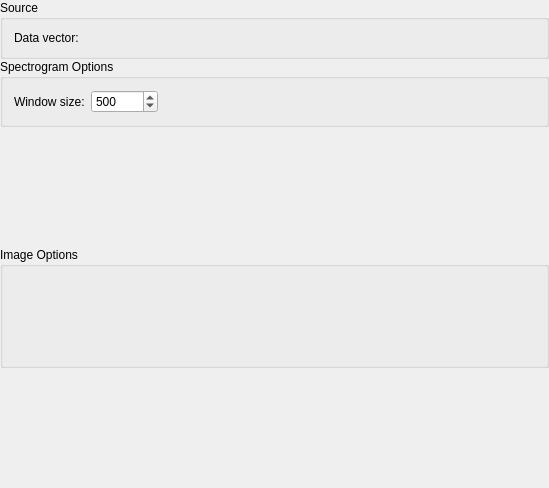
<?xml version="1.0" encoding="UTF-8"?>
<ui version="4.0">
 <exportmacro>KST_EXPORT</exportmacro>
 <class>CSDDialogWidget</class>
 <widget class="QWidget" name="CSDDialogWidget">
  <property name="geometry">
   <rect>
    <x>0</x>
    <y>0</y>
    <width>549</width>
    <height>488</height>
   </rect>
  </property>
  <layout class="QGridLayout">
   <property name="margin">
    <number>0</number>
   </property>
   <property name="spacing">
    <number>0</number>
   </property>
   <item row="2" column="0">
    <widget class="KstFFTOptions" name="_kstFFTOptions" native="true"/>
   </item>
   <item row="1" column="0">
    <widget class="QGroupBox" name="buttonGroup2">
     <property name="sizePolicy">
      <sizepolicy hsizetype="Preferred" vsizetype="Fixed">
       <horstretch>0</horstretch>
       <verstretch>0</verstretch>
      </sizepolicy>
     </property>
     <property name="title">
      <string>Spectrogram Options</string>
     </property>
     <layout class="QGridLayout">
      <item row="0" column="0">
       <widget class="QLabel" name="textLabel1">
        <property name="text">
         <string>Window size:</string>
        </property>
        <property name="wordWrap">
         <bool>false</bool>
        </property>
        <property name="buddy">
         <cstring>_windowSize</cstring>
        </property>
       </widget>
      </item>
      <item row="0" column="1">
       <widget class="QSpinBox" name="_windowSize">
        <property name="minimum">
         <number>1</number>
        </property>
        <property name="maximum">
         <number>999999999</number>
        </property>
        <property name="value">
         <number>500</number>
        </property>
       </widget>
      </item>
      <item row="0" column="2">
       <spacer name="spacer4">
        <property name="orientation">
         <enum>Qt::Horizontal</enum>
        </property>
        <property name="sizeType">
         <enum>QSizePolicy::Expanding</enum>
        </property>
        <property name="sizeHint" stdset="0">
         <size>
          <width>210</width>
          <height>20</height>
         </size>
        </property>
       </spacer>
      </item>
     </layout>
    </widget>
   </item>
   <item row="4" column="0">
    <widget class="CurvePlacementWidget" name="_curvePlacement" native="true"/>
   </item>
   <item row="3" column="0">
    <widget class="QGroupBox" name="_imageOptionsGroup">
     <property name="sizePolicy">
      <sizepolicy hsizetype="Minimum" vsizetype="Minimum">
       <horstretch>0</horstretch>
       <verstretch>0</verstretch>
      </sizepolicy>
     </property>
     <property name="title">
      <string>Image Options</string>
     </property>
     <layout class="QGridLayout">
      <item row="0" column="0">
       <widget class="ColorPaletteWidget" name="_colorPalette" native="true"/>
      </item>
     </layout>
    </widget>
   </item>
   <item row="0" column="0">
    <widget class="QGroupBox" name="GroupBox9_3">
     <property name="sizePolicy">
      <sizepolicy hsizetype="Preferred" vsizetype="Fixed">
       <horstretch>0</horstretch>
       <verstretch>0</verstretch>
      </sizepolicy>
     </property>
     <property name="title">
      <string>Source</string>
     </property>
     <layout class="QGridLayout">
      <item row="0" column="0">
       <widget class="QLabel" name="TextLabel1_6_2_4">
        <property name="sizePolicy">
         <sizepolicy hsizetype="Fixed" vsizetype="Fixed">
          <horstretch>0</horstretch>
          <verstretch>0</verstretch>
         </sizepolicy>
        </property>
        <property name="text">
         <string>Data vector:</string>
        </property>
        <property name="wordWrap">
         <bool>false</bool>
        </property>
       </widget>
      </item>
      <item row="0" column="1">
       <widget class="VectorSelector" name="_vector" native="true"/>
      </item>
     </layout>
    </widget>
   </item>
  </layout>
 </widget>
 <layoutdefault spacing="6" margin="11"/>
 <customwidgets>
  <customwidget>
   <class>ColorPaletteWidget</class>
   <extends>QWidget</extends>
   <header>colorpalettewidget.h</header>
  </customwidget>
  <customwidget>
   <class>KstFFTOptions</class>
   <extends>QWidget</extends>
   <header>fftoptionswidget.h</header>
  </customwidget>
  <customwidget>
   <class>CurvePlacementWidget</class>
   <extends>QWidget</extends>
   <header>curveplacementwidget.h</header>
  </customwidget>
  <customwidget>
   <class>VectorSelector</class>
   <extends>QWidget</extends>
   <header>vectorselector.h</header>
  </customwidget>
 </customwidgets>
 <tabstops>
  <tabstop>_vector</tabstop>
  <tabstop>_windowSize</tabstop>
 </tabstops>
 <includes>
  <include location="global">kst_export.h</include>
  <include location="local">fftoptionswidget.h</include>
  <include location="local">curveplacementwidget.h</include>
  <include location="local">colorpalettewidget.h</include>
  <include location="local">vectorselector.h</include>
 </includes>
 <resources/>
 <connections/>
</ui>
